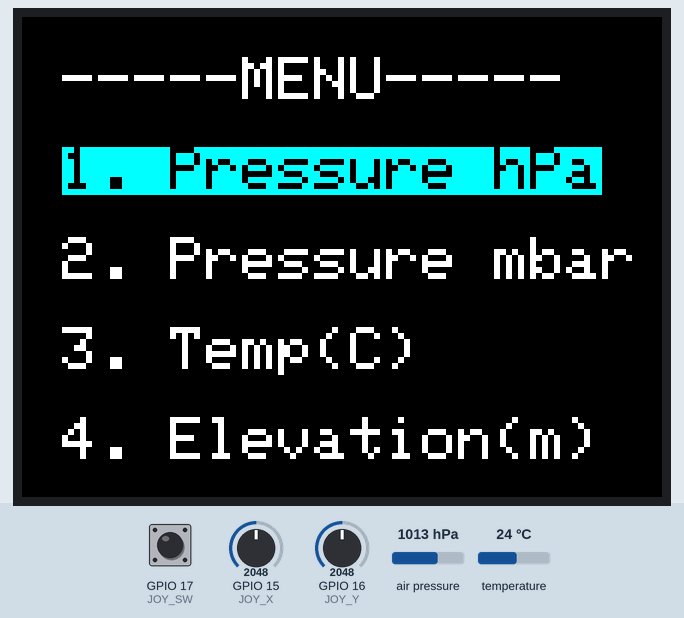
This program was run on a simulated ESP32-S3. Shown: 320×240 colour display. The test bench sets the inputs (shaded band); at power-on: GPIO 17 (JOY_SW) HIGH, air pressure 1013 hPa, GPIO 16 (JOY_Y) = 2048, GPIO 15 (JOY_X) = 2048, temperature 24 °C. What the program prints to the serial monitor is not drawn.

Above: at 1.4 s.
1.5 s: GPIO 17 (JOY_SW) pulled LOW for 0.15 s
At 2.8 s:
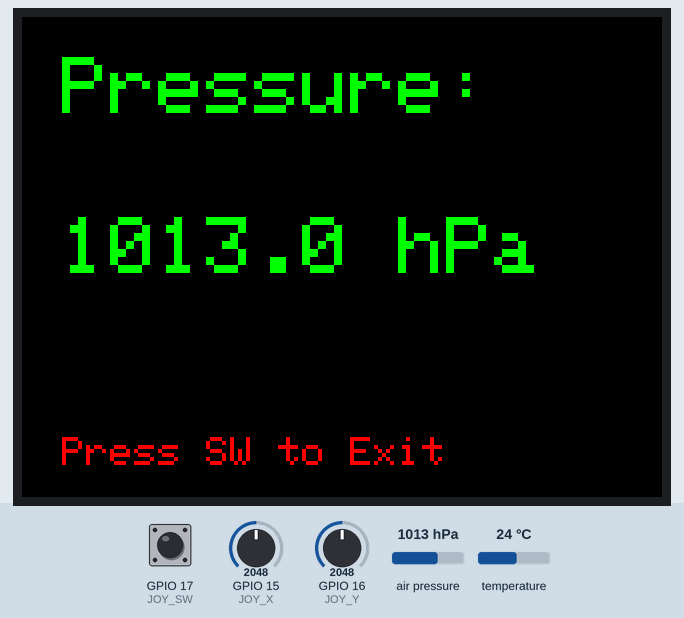
3.5 s: air pressure set to 952 hPa
At 5.0 s:
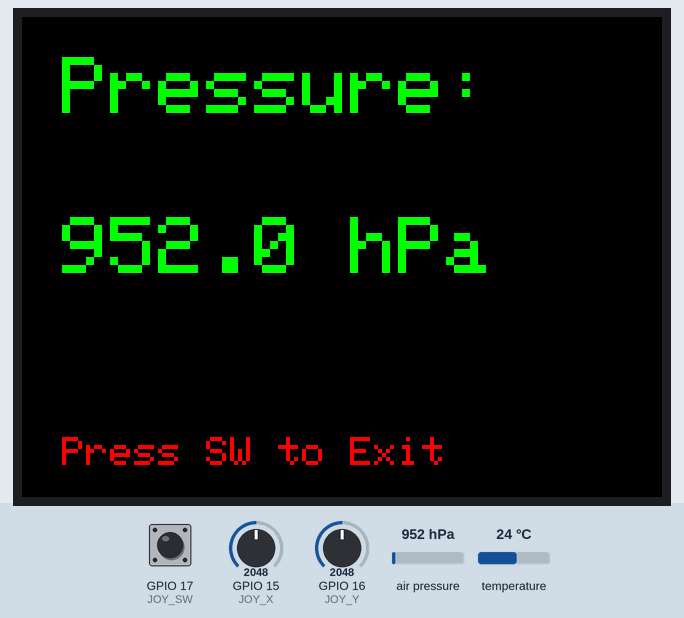
5.7 s: air pressure set to 975 hPa
At 7.2 s:
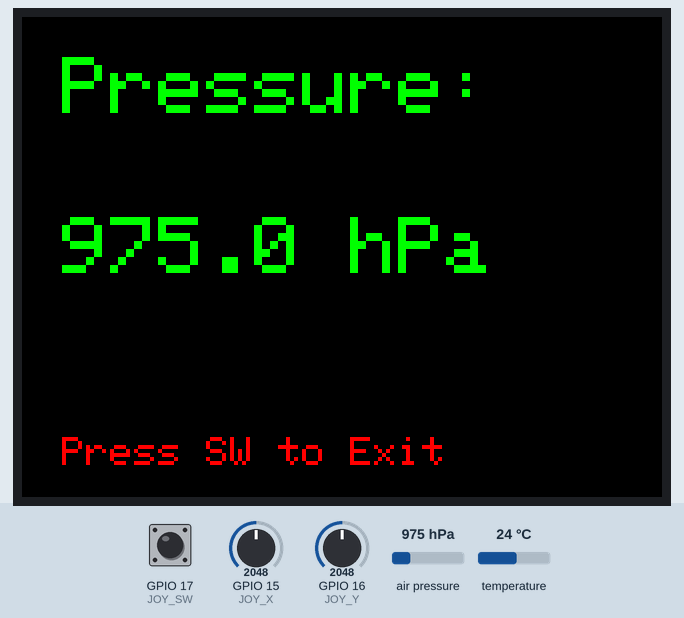
7.9 s: air pressure set to 1000 hPa
At 9.2 s:
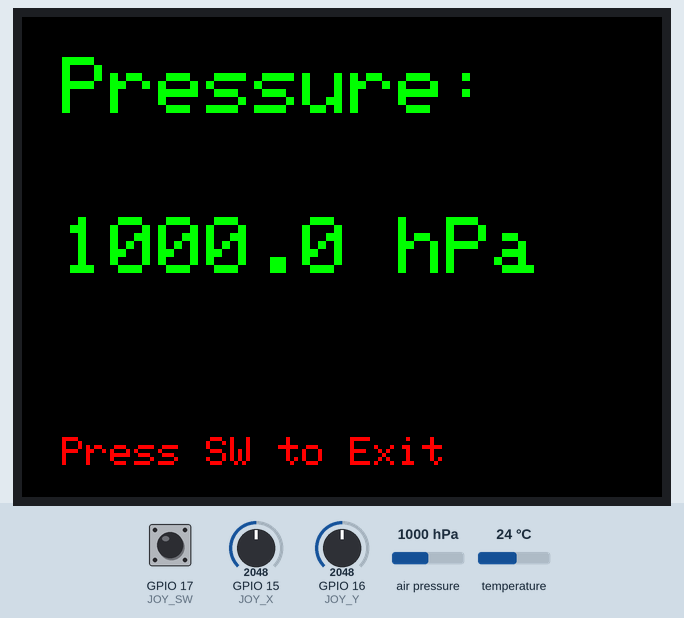
10.1 s: GPIO 17 (JOY_SW) pulled LOW for 1 s
At 11.2 s:
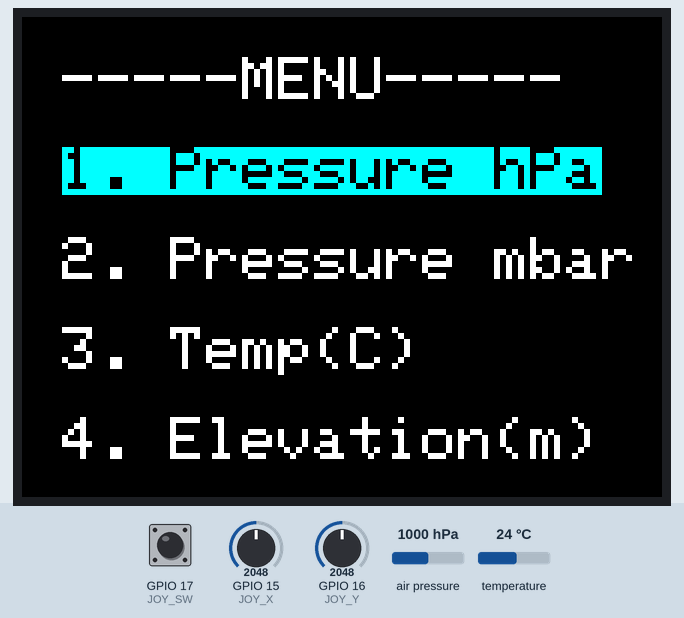
12.6 s: GPIO 16 (JOY_Y) set to 3433
14.1 s: GPIO 16 (JOY_Y) set to 3569
At 15.5 s:
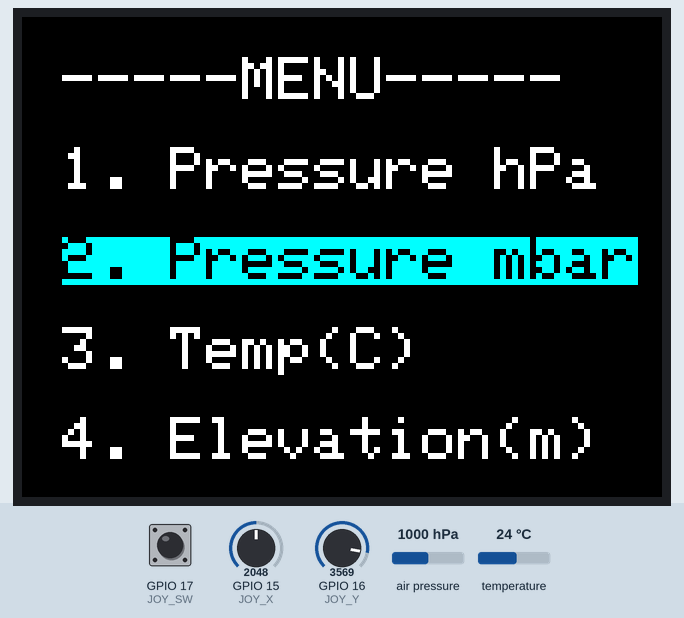
Timing chart, 0 to 16.7 s (numbered marks = the images above; inputs shaded):
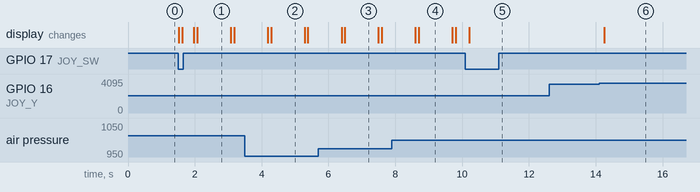

The program:

main.cpp
```cpp
#include <Arduino.h>
#include <Adafruit_GFX.h>    // Core graphics library
#include <Adafruit_ST7735.h> // Hardware-specific library for ST7735
#include <Adafruit_ST7789.h> // Hardware-specific library for ST7789
#include <SPI.h>
#include <Wire.h>
#include <Adafruit_BMP280.h>

#if defined(ARDUINO_FEATHER_ESP32) // Feather Huzzah32
  #define TFT_CS         14
  #define TFT_RST        15
  #define TFT_DC         32

#elif defined(ESP8266)
  #define TFT_CS         4
  #define TFT_RST        16
  #define TFT_DC         5

#else
  // For the breakout board, you can use any 2 or 3 pins.
  // These pins will also work for the 1.8" TFT shield.
  #define TFT_CS        4
  #define TFT_RST        6 // Or set to -1 and connect to Arduino RESET pin
  #define TFT_DC         5
#endif

//Pin definitions for the joystick
#define JOY_X 15
#define JOY_Y 16
#define JOY_SW 17

//Pin definitions for BMP280 sensor
#define I2C_SDA 8
#define I2C_SCL 9

Adafruit_ST7789 tft = Adafruit_ST7789(TFT_CS, TFT_DC, TFT_RST);

Adafruit_BMP280 bmp;

float p = 3.1415926; // Variable to store the value of pi

int menuOption = 0; // Variable to keep track of the selected menu option
int currentPage = 0; // Variable to keep track of the current page being displayed
int lastJoyY = 2048; // Variable to store the last joystick Y position
int lastJoyX = 2048; // Variable to store the last joystick X position
float seaLevelPressure = 1013.25; // Standard sea level pressure in hPa
bool lastButtonState = HIGH; // Variable to store the last button state
unsigned long lastRefresh = 0; // Variable to store the last time the data page was refreshed


void drawMenu(){
  //Start to draw starting menu
  tft.fillScreen(ST77XX_BLACK);//Screen background black

  tft.setTextSize(3);
  tft.setTextColor(ST77XX_WHITE);
  tft.setCursor(20,20);
  tft.print("-----MENU-----");
  String items[] = {"1. Pressure hPa", "2. Pressure mbar", "3. Temp(C)", "4. Elevation(m)"};

  for (int i = 0; i < 4; i++) {
    tft.setCursor(20, 65 + (i * 45));
    if (i == menuOption) {
      tft.setTextColor(ST77XX_BLACK, ST77XX_CYAN); //Highlight the selected menu item with cyan background and black text
    }
    else {
      tft.setTextColor(ST77XX_WHITE, ST77XX_BLACK);
    }
    tft.print(items[i]);
  }
}

void drawDataPage() {
  tft.fillScreen(ST77XX_BLACK);
  tft.setTextColor(ST77XX_GREEN, ST77XX_BLACK);

  float temp = bmp.readTemperature();
  float pressure = bmp.readPressure() / 100.0F;

  if (currentPage == 1) {
    tft.setTextSize(4);
    tft.setCursor(20, 20);
    tft.print("Pressure:");
    tft.setCursor(20, 100);
    tft.print(pressure, 1);
    tft.print(" hPa");

    tft.setTextSize(2);
    tft.setTextColor(ST77XX_RED);
    tft.setCursor(20, 210);
    tft.print("Press SW to Exit");

  }
  else if (currentPage == 2) {
    tft.setTextSize(6);
    tft.setCursor(10, 50);
    tft.print(pressure, 1);
    tft.setTextSize(3);
    tft.setCursor(20, 150);
    tft.print("mbar");

    tft.setTextSize(2);
    tft.setTextColor(ST77XX_RED);
    tft.setCursor(20, 210);
    tft.print("Press SW to Exit");
  }
  else if (currentPage == 3) {
    tft.setTextSize(4);
    tft.setCursor(20, 20);
    tft.print("Temp:");
    tft.setCursor(20, 100);
    tft.print(temp, 1);
    tft.print(" C");

    tft.setTextSize(2);
    tft.setTextColor(ST77XX_RED);
    tft.setCursor(20, 210);
    tft.print("Press SW to Exit");
  }
  else if (currentPage == 4) {
    tft.setTextSize(4);
    tft.setCursor(20, 20);
    tft.print("Elevation:");
    tft.setCursor(20, 100);
    float elevation = bmp.readAltitude(seaLevelPressure); // Calculate elevation based on sea level pressure
    tft.print(elevation, 1);
    tft.print(" m");

    tft.setTextSize(2);
    tft.setTextColor(ST77XX_YELLOW);
    tft.setCursor(20, 140);
    tft.print("Ref: ");
    tft.print(seaLevelPressure, 1);
    tft.print(" hPa");
    tft.setTextSize(2);
    tft.setTextColor(ST77XX_CYAN);
    tft.setCursor(20, 160);
    tft.print("L/R to adjust");
    tft.setTextSize(2);
    tft.setTextColor(ST77XX_RED);
    tft.setCursor(20, 210);
    tft.print("Press SW to Exit");
  }
}

void setup(void) {
  Serial.begin(115200);
  Serial.println("Initializing...");

   // Initialize custom I2C pins for the ESP32-S3
  Wire.begin(I2C_SDA, I2C_SCL);

  // Initialize the BMP280 sensor explicitly at address 0x76
  unsigned status = bmp.begin(0x76);
  //Error checking
  if (!status) {
    Serial.println(F("Could not find a valid BMP280 sensor, check wiring, "
                     "address, or solder jumpers!"));
    Serial.print(F("SensorID was: 0x")); Serial.println(bmp.sensorID(), 16);
    Serial.println(F("ID of 0xFF typically means a bad connection or incorrect address."));
    while (1) {
      delay(1000);
    }
  }

  // Configure default oversampling and filtering settings
  bmp.setSampling(Adafruit_BMP280::MODE_NORMAL,     /* Operating Mode */
                  Adafruit_BMP280::SAMPLING_X2,     /* Temp. oversampling */
                  Adafruit_BMP280::SAMPLING_X16,    /* Pressure oversampling */
                  Adafruit_BMP280::FILTER_X16,      /* Filtering */
                  Adafruit_BMP280::STANDBY_MS_500); /* Standby time */

  Serial.println(F("BMP280 successfully initialized at 0x76!"));

  tft.init(240, 320); // Initialize the TFT display with width and height
  tft.setRotation(1); //Rotate the initial menu

  pinMode(JOY_SW, INPUT_PULLUP); // Set the joystick switch pin as input with pull-up resistor

  drawMenu(); // Draw the initial menu

}

void loop() {
  int yValue = analogRead(JOY_Y); // Read the Y-axis value of the joystick
  int xValue = analogRead(JOY_X); // Read the X-axis value of the joystick
  int btnValue = digitalRead(JOY_SW); // Read BMP280 Value by pressing the joystick

  if(currentPage == 0){
    //if pull up the joystick
    if (yValue < 500 && lastJoyY >= 500) {
      menuOption--; //Move up
      if (menuOption < 0) {
        menuOption = 3;//Wrap around to the last option if it goes above the first option
      }
      drawMenu();
    }
    //if pull down the joystick
    else if (yValue > 3500 && lastJoyY <= 3500) {
      menuOption++; //Move down
      if (menuOption > 3) {
        menuOption = 0;//Wrap around to the first option if it goes below the last option
      }
      drawMenu();
    }

    if (btnValue == LOW && lastButtonState == HIGH) {
      currentPage = menuOption + 1;
      drawDataPage();
      delay(300);
    }
  } else {
    // Exit to menu if joystick is pressed
    if (btnValue == LOW && lastButtonState == HIGH) {
      currentPage = 0;
      drawMenu();
      delay(300);
    }
    bool isAdjusting = false; // Flag to indicate if the user is adjusting the sea level pressure

    if (currentPage == 4) {
      // Adjust sea level pressure if joystick is moved left or right
      if (xValue < 1000 && lastJoyX >= 1000) {
        seaLevelPressure -= 1.0; //Decrease sea level pressure
        isAdjusting = true;
      }
      else if (xValue > 3000 && lastJoyX <= 3000) {
        seaLevelPressure += 1.0; //Increase sea level pressure
        isAdjusting = true;
      }
    }
    // Refresh data every second
    if (isAdjusting || (millis() - lastRefresh > 1000)) {
      drawDataPage();
      lastRefresh = millis();
    }
  }

  lastJoyY = yValue; //Renew the y value
  lastJoyX = xValue; //Renew the x value
  lastButtonState = btnValue; //Renew the button state
  delay(50);
}
 
```

Measured:
- the behaviour switches between 3500 and 3501 on GPIO 16 (JOY_Y) (found by bisection; images 5 and 6)
- after the input at 1.5 s, the display: first changes at once (image 1 shows a later state)
- after the input at 3.5 s, the display: first differs from a run without the input after 0.78 s (image 2)
- after the input at 5.7 s, the display: first differs from a run without the input after 0.79 s (image 3)
- after the input at 7.9 s, the display: first differs from a run without the input after 0.80 s (image 4)
- after the input at 10.1 s, the display: changes after 0.12 s (image 5)
- after the input at 12.6 s, every drawn part: stays the same
- after the input at 14.1 s, the display: changes after 0.15 s (image 6)
